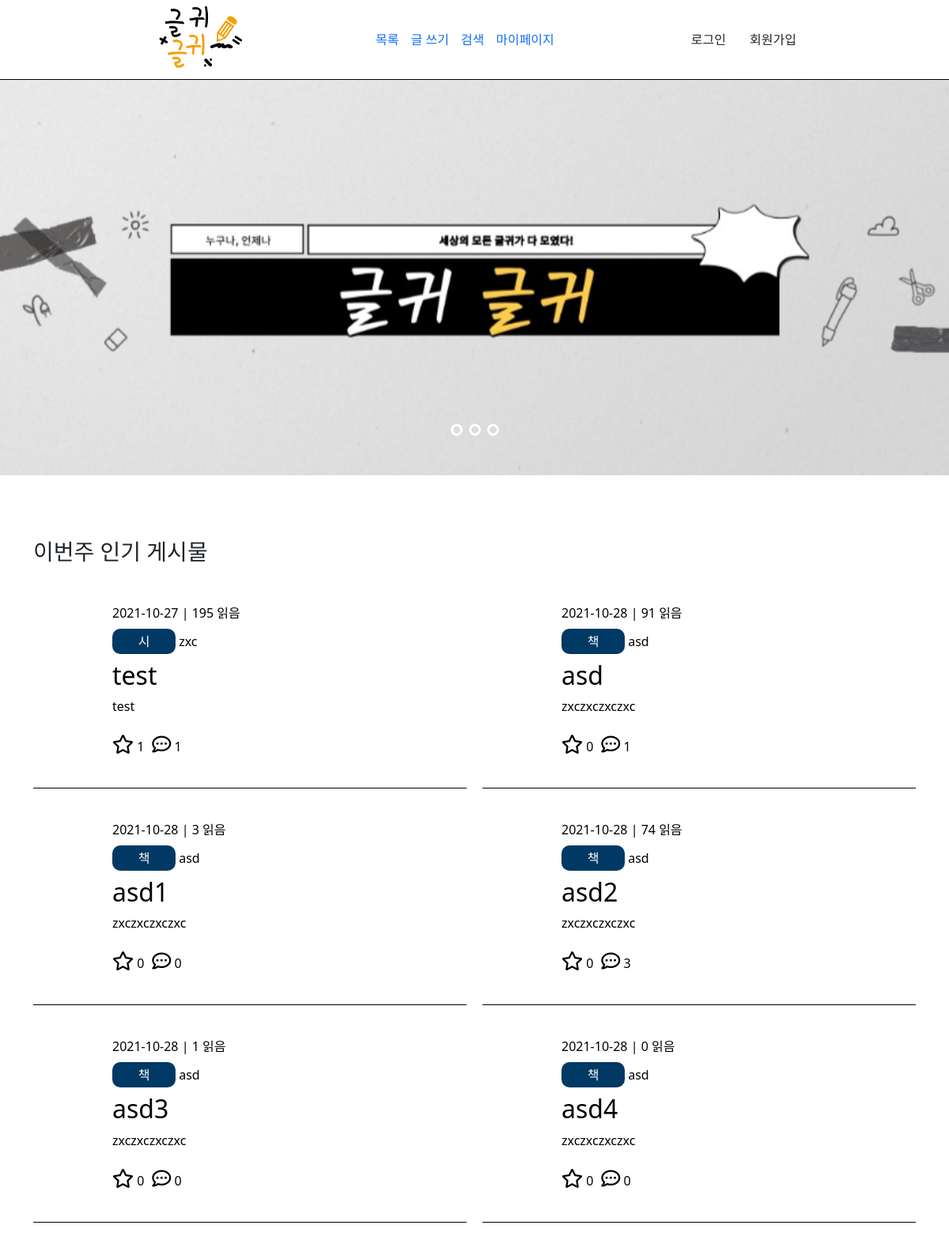
Before: / with the older database file.
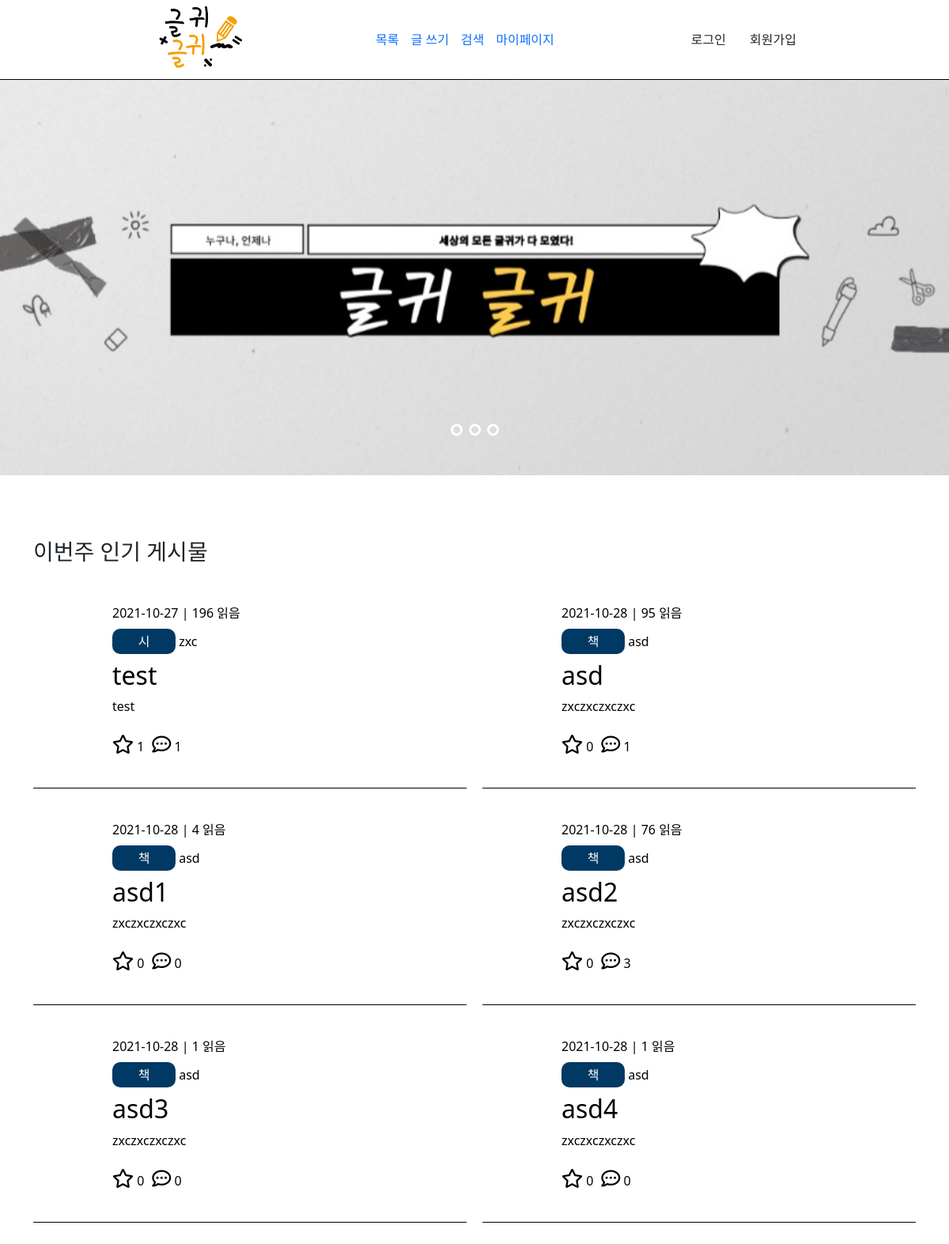
After: the same page with the newer database file.
### tables this page shows
CREATE TABLE `list` (
  `id` int(11) NOT NULL,
  `title` varchar(100) NOT NULL,
  `content` varchar(400) NOT NULL,
  `copy` varchar(50) NOT NULL,
  `cate` varchar(100) NOT NULL,
  `writer` varchar(50) NOT NULL,
  `writedate` datetime NOT NULL DEFAULT current_timestamp(),
  `viewcnt` int(10) NOT NULL DEFAULT 0,
  `sug` int(10) NOT NULL DEFAULT 0,
  `recnt` int(10) NOT NULL DEFAULT 0
);

### src/helper.php (called while the page is built, shortened)
<?php
    function view($page, $list = [], $list1 = [], $list2 = []) {
        require VIEW."/header.php";
        require VIEW."/$page.php";
        exit;
    }

### src/Controller/ViewController.php (called while the page is built, shortened)
<?php
    class ViewController {
        static function main() {
            $list = DB::fetchAll("SELECT * FROM list ORDER BY sug DESC LIMIT 6");
            view('main', $list);
        }
    }

### src/web.php (called while the page is built, shortened)
<?php
    Route::start();

### public/index.php (called while the page is built, shortened)
<?php
    require SRC."/helper.php";
    require SRC."/web.php";

### src/App/DB.php (called while the page is built, shortened)
<?php
    class DB {
        static $db = null;
        static function getDB() {
            if(self::$db == null) {
                self::$db = new \PDO("mysql:host=localhost; dbname=geulgwi; charset=utf8mb4", "root", "", [
                    19=>5,
                    3=>2
                ]);
            }
            return self::$db;
        }
        static function query($sql, $data = []) {
            $q = self::getDB()->prepare($sql, $data);
            $q->execute($data);
            return $q;
        }
        static function fetchAll($sql, $data = []) {
            return self::query($sql, $data)->fetchAll();
        }
    }

### src/View/main.php (the view, shortened to what the changed rows need)
    <header>
        <div class="box">
            <div class="logo">
                <a href="/"><img src="./resource/img/logo.png" alt="로고" title="로고"></a>
            </div>
            <nav>
                <ul style="margin: 0; padding: 0;">
                    <li><a href="/list">목록</a></li>
                    <li><a href="/write">글 쓰기</a></li>
                    <li><a href="/search">검색</a></li>
                    <li><a href="/mypage">마이페이지</a></li>
                </ul>
            </nav>
            <div class="ect">
                <?php if(isset($_SESSION['user'])) : ?>
                    <a href="/logout" class="btn logout">로그아웃</a>
                    <a href="/mypage" class="btn"><?= $_SESSION['user']->id ?></a>
                <?php else : ?>
                    <a href="/login" class="btn login">로그인</a>
                    <a href="/register" class="btn register">회원가입</a>
                <?php endif; ?>
            </div>
        </div>
    </header>
    <section>
        <div class="slider">
            <div id="target-slide" class="slide">
                <div class="inner">
                    <div class="image image-1">
                        <img src="./resource/img/banner1.jpg" alt="">
                    </div>
                </div>
                <div class="labels">
                    <div class="label">
                        <label for="" class="label-1"></label>
                        <label for="target-2-1" class="label-2"></label>
                        <label for="target-3-1" class="label-3"></label>
                        <label for="" class="label-1-copy"></label>
                        <label for="target-2-1-copy" class="label-2-copy"></label>
                        <label for="target-3-1-copy" class="label-3-copy"></label>
                    </div>
                    <div class="label">
                        <label for="target-1-2" class="label-1"></label>
                        <label for="" class="label-2"></label>
                        <label for="target-3-2" class="label-3"></label>
                        <label for="target-1-2-copy" class="label-1-copy"></label>
                        <label for="" class="label-2-copy"></label>
                        <label for="target-3-2-copy" class="label-3-copy"></label>
                    </div>
                    <div class="label">
                        <label for="target-1-3" class="label-1"></label>
                        <label for="target-2-3" class="label-2"></label>
                        <label for="" class="label-3"></label>
                        <label for="target-1-3-copy" class="label-1-copy"></label>
                        <label for="target-2-3-copy" class="label-2-copy"></label>
                        <label for="" class="label-3-copy"></label>
                    </div>
                </div>
            </div>
        </div>
        <div class="container">
            <div class="bestWeek mb-5">
                <h3>이번주 인기 게시물</h3>
                <div class="box">
                    <?php foreach($list as $item) : ?>
                        <div class="item">
                            <a href="/view?id=<?= $item->id ?>">
                                <div class="info">
                                    <?= explode(" ", $item->writedate)[0] ?> | <?= $item->viewcnt ?> 읽음
                                </div>
                                <div class="cateinfo my-2">
                                    <span class="pan"><?= $item->cate ?></span> <?= $item->writer ?>
                                </div>
                                <h2><?= $item->title ?></h2>
                                <p style="word-break:break-all;">
                                    <?php
                                        echo mb_strlen($item->content, "UTF-8") > 100 ? substr($item->content, 0, 100)."..." : $item->content;
                                    ?>
                                </p>
                                <div class="jab mt-4">
                                    <div class="good">
                                        <i style="font-size:24px;" class="far fa-star"></i>
                                        <?= $item->sug ?>
                                    </div>
                                    <div class="coment" style="margin-left:10px;">
                                        <i style="font-size:24px;" class="far fa-comment-dots"></i>
                                        <?= $item->recnt ?>
                                    </div>
                                </div>
                            </a>
                        </div>
                    <?php endforeach; ?>
                </div>
            </div>
        </div>
    </section>
</body>
</html>

### src/App/Route.php (shortened to what the changed rows need)
<?php
    class Route {
        static $pages = [];
        static function __callStatic($name, $arg) {
            if(strtolower($_SERVER['REQUEST_METHOD']) == $name) {
                self::$pages[] = $arg;
            }
        }
        static function start() {
            $url = explode("?", $_SERVER['REQUEST_URI'])[0];
            foreach(self::$pages as $page) {
                if($url == $page[0]) {
                    $action = explode("@", $page[1]);
                    $con = new $conName();
                    $con->{$action[1]}();
                    exit;
                }
            }
        }
    }

Changed rows visible on the page:
changed list "test": viewcnt "195" → "196"
changed list (number 2 of 6 on the later page): viewcnt "91" → "95"
changed list "asd1": viewcnt "3" → "4"
changed list "asd2": viewcnt "74" → "76"
changed list "asd4": viewcnt "0" → "1"
